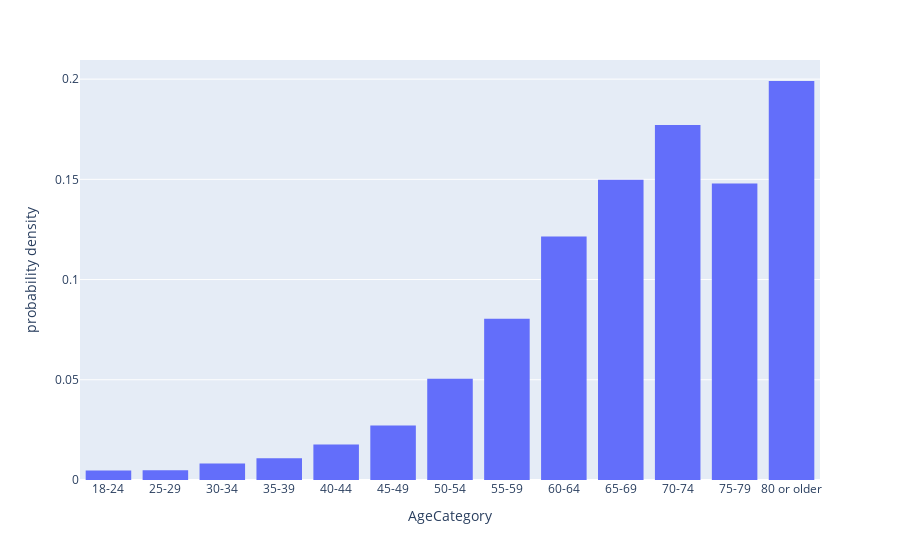

Notebook code for this chart:
### Code cell
sort_age = df_raw.sort_values('AgeCategory') 

px.histogram(sort_age[sort_age['HeartDisease']], 'AgeCategory', nbins=50, histnorm='probability density')

### Figure 1 — Plotly figure (JSON) as saved in the notebook; plotly's stock layout.template omitted (floating-point values rounded to 4 significant figures; data arrays with more than 128 entries replaced by an {"elided": "..."} marker saying what was removed)
{"data": [{"alignmentgroup": "True", "bingroup": "x", "histnorm": "probability density", "hovertemplate": "AgeCategory=%{x}<br>probability density=%{y}<extra></extra>", "legendgroup": "", "marker": {"color": "#636efa", "pattern": {"shape": ""}}, "name": "", "nbinsx": 50, "offsetgroup": "", "orientation": "v", "showlegend": false, "type": "histogram", "x": {"elided": "27373 str values"}, "xaxis": "x", "yaxis": "y"}], "layout": {"barmode": "relative", "legend": {"tracegroupgap": 0}, "margin": {"t": 60}, "xaxis": {"anchor": "y", "domain": [0, 1], "title": {"text": "AgeCategory"}}, "yaxis": {"anchor": "x", "domain": [0, 1], "title": {"text": "probability density"}}}}
